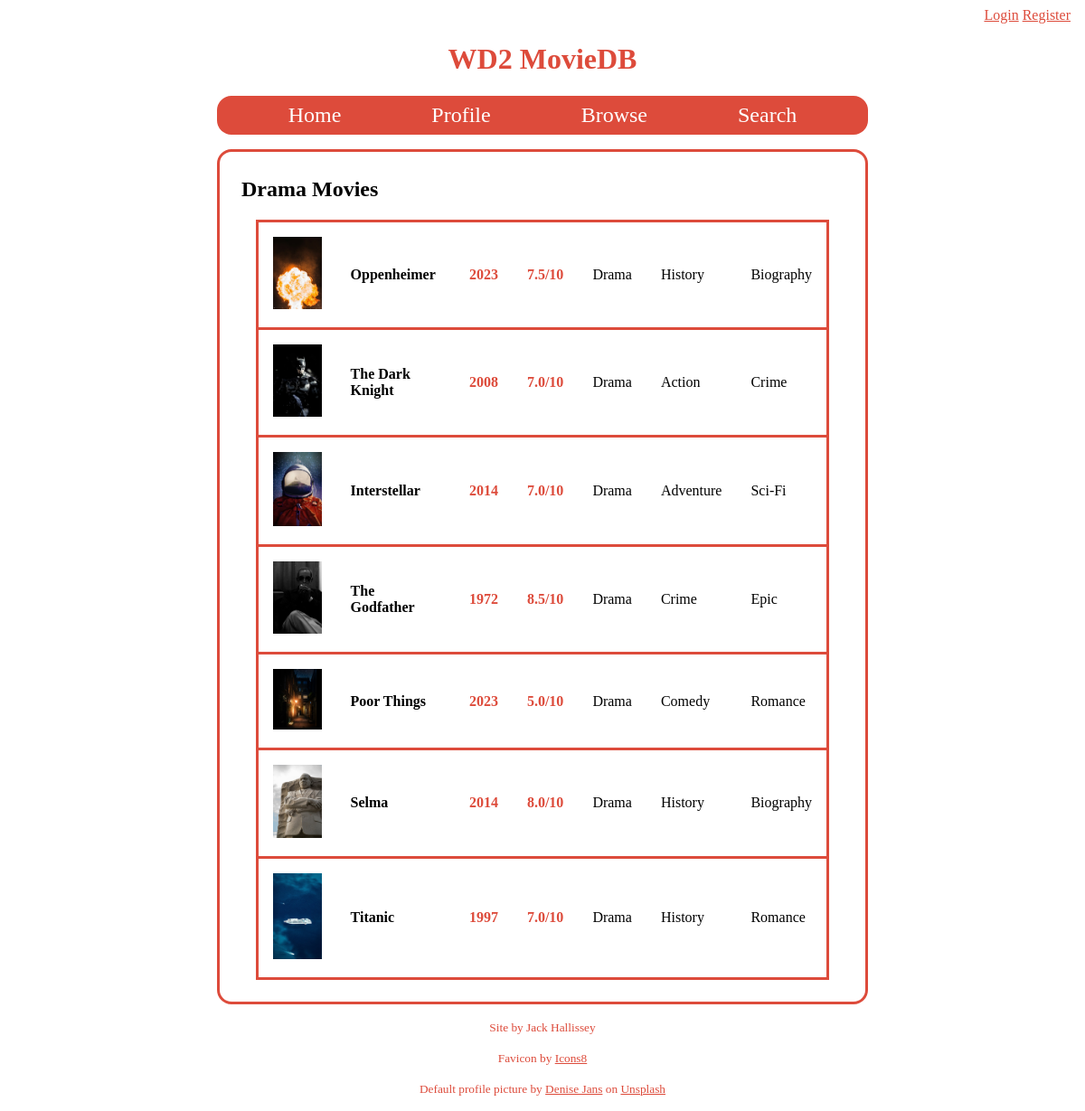
The page /genre/1 on the database its author committed.
### tables this page shows
CREATE TABLE genres (
    id INTEGER PRIMARY KEY AUTOINCREMENT,
    name TEXT NOT NULL
);

CREATE TABLE movies (
    id INTEGER PRIMARY KEY AUTOINCREMENT,
    title TEXT NOT NULL,
    synopsis TEXT,
    date INTEGER NOT NULL,
    runtime INTEGER NOT NULL,
    poster TEXT NOT NULL,
    poster_src TEXT
);

### app.py (the view)
@app.route("/genre/<genre_id>")
def genre_page(genre_id):
    db = get_db()
    info = db.execute("SELECT * FROM genres WHERE id = ?", (genre_id,)).fetchone()
    if info is None:
        return render_template("error.html", error="This genre does not exist.", title="Not Found"), 404
    page_genre = info["name"]
    movies = get_movie_list(where="AND movies.id IN (SELECT movie_id FROM movie_genres WHERE genre_id = ?)", values=(genre_id,))
    return render_template("genre_page.html", page_genre=page_genre, movies=movies, title=page_genre + " Movies")

### app.py (called while the page is built)
@app.before_request
def get_username():
    g.user = session.get("username", None)

### database.py (called while the page is built)
def get_db():
    if "db" not in g:
        g.db = sqlite3.connect(DATABASE,
            detect_types=sqlite3.PARSE_DECLTYPES
        )
        g.db.row_factory = sqlite3.Row
    return g.db

### templates/genre_page.html
{% extends "base.html" %}
{% block main_content %}
<main>
    <section>
        <h2>{{ page_genre }} Movies</h2>
        {% include 'movie_list.html' %}
    </section>
</main>
{% endblock %}

### templates/base.html (shortened to what this page needs)
<!DOCTYPE html>
<html lang="en">
<head>
    <link rel="stylesheet" href="{{ url_for('static', filename='styles.css') }}">
</head>
<body>
    <header>
        <nav>
            {% if g.user %}
                <b>{{ g.user }}</b>
                <a href="{{ url_for('account') }}">Account</a>
                <a href="{{ url_for('logout') }}">Logout</a>
            {% else %}
                <a href="{{ url_for('login')}}">Login</a>
                <a href="{{ url_for('register') }}">Register</a>
            {% endif %}
        </nav>
        <h1>WD2 MovieDB</h1>
        <nav>
            <a href="{{ url_for('index') }}">Home</a>
            {% if g.user %}
                <a href="{{ url_for('user_page', username=g.user) }}">Profile</a>
            {% else %}
                <a href="{{ url_for('login', next='profile') }}">Profile</a>
            {% endif %}
            <a href="{{ url_for('browse') }}">Browse</a>
            <a href="{{ url_for('search') }}">Search</a>
        </nav>
    </header>
    {% block main_content %}
    {% endblock %}
    <footer>
        <p>
            <small>Site by Jack Hallissey</small>
        </p>
        <p>
            <small>Favicon by <a href="https://icons8.com/icon/7VHKA0VglCRf/movie" target="_blank">Icons8</a></small>
        </p>
        <p>
            <small>Default profile picture by <a href="https://unsplash.com/@dmjdenise?utm_content=creditCopyText&utm_medium=referral&utm_source=unsplash" target="_blank">Denise Jans</a> on <a href="https://unsplash.com/photos/photography-of-camera-reel-film-9lTUAlNB87M?utm_content=creditCopyText&utm_medium=referral&utm_source=unsplash" target="_blank">Unsplash</a></small>
        </p>
    </footer>
</body>
</html>

### templates/movie_list.html
<table class="movie_list">
    {% for movie in movies %}
        <tr>
            <td>
                <a href="{{ url_for('movie_page', movie_id=movie['id']) }}">
                    <img class="poster_list" src="{{ url_for('static', filename='posters/' + movie['poster']) }}" alt="Poster for {{ movie['title'] }}">
                </a>
            </td>
            <td><b><a href="{{ url_for('movie_page', movie_id=movie['id']) }}">{{ movie['title'] }}</a></b></td>
            <td class="highlight"><b>{{ movie['date'][0:4] }}</b></td>
            {% if movie['avg_score'] == None %}
            <td class="highlight"><b>-/10</b></td>
            {% else %}
                <td class="highlight"><b>{{ movie['avg_score']|round(1) }}/10</b></td>
            {% endif %}
            <td>
                <a href="{{ url_for('genre_page', genre_id=movie[-6]) }}">{{ movie[-5] }}</a>
            </td>
            <td>
                <a href="{{ url_for('genre_page', genre_id=movie[-4]) }}">{{ movie[-3] }}</a>
            </td>
            <td>
                <a href="{{ url_for('genre_page', genre_id=movie[-2]) }}">{{ movie[-1] }}</a>
            </td>
        </tr>
    {% endfor %}
</table>

### static/styles.css (style rules this page uses)
body { margin: 0; }
header, footer { text-align: center; }
header h1 { color: #DD4B3B; }
nav:first-child { padding: 0.5em 1em 0 0; text-align: right; color: #DD4B3B; }
nav:first-child a { color: #DD4B3B; }
nav:nth-child(3) { border-radius: 16px; margin: 0 15em; padding: 0.5em 0; background-color: #DD4B3B; text-align: center; }
nav:nth-child(3) a { padding: 0.5em 2em; color: white; font-size: 1.5em; text-decoration: none; transition: all 0.3s linear 0s; }
main { border-radius: 16px; border: 3px solid #DD4B3B; margin: 1em 15em; padding: 0.5em 1.5em; }
footer * { color: #DD4B3B; }
.highlight { color: #DD4B3B; }
.poster_list { max-width: 100%; }
.movie_list { border-collapse: collapse; margin: 1em; }
.movie_list td, .movie_list th { padding: 1em; }
.movie_list tr { border: 3px solid #DD4B3B; }
.movie_list a { text-decoration: none; color: black; }

### rows shown on the page
genres: name "Drama"
movies: poster (picture), title "Oppenheimer", date "2023", avg_score "7.5", name "Drama", name "History", name "Biography"
movies: poster (picture), title "The Dark Knight", date "2008", avg_score "7.0", name "Drama", name "Action", name "Crime"
movies: poster (picture), title "Interstellar", date "2014", avg_score "7.0", name "Drama", name "Adventure", name "Sci-Fi"
movies: poster (picture), title "The Godfather", date "1972", avg_score "8.5", name "Drama", name "Crime", name "Epic"
movies: poster (picture), title "Poor Things", date "2023", avg_score "5.0", name "Drama", name "Comedy", name "Romance"
movies: poster (picture), title "Selma", date "2014", avg_score "8.0", name "Drama", name "History", name "Biography"
movies: poster (picture), title "Titanic", date "1997", avg_score "7.0", name "Drama", name "History", name "Romance"
